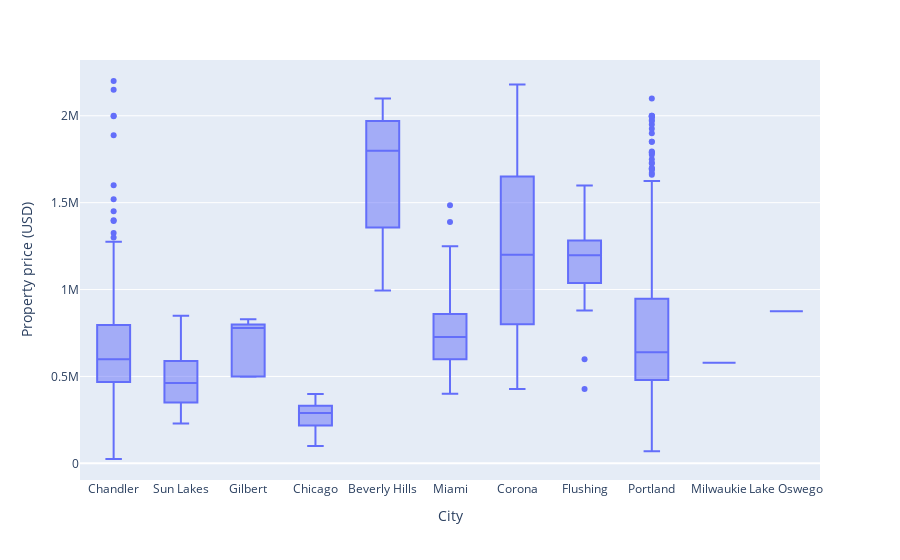

This figure's notebook cell:
### Code cell
# plot the distribution of the target variable price for different cities by plotly
import plotly.express as px
fig = px.box(sale_df, x="City", y="Property price (USD)")
fig.show()

### Figure 1 — Plotly figure (JSON) as saved in the notebook; plotly's stock layout.template omitted (floating-point values rounded to 4 significant figures; data arrays with more than 128 entries replaced by an {"elided": "..."} marker saying what was removed)
{"data": [{"alignmentgroup": "True", "hovertemplate": "City=%{x}<br>Property price (USD)=%{y}<extra></extra>", "legendgroup": "", "marker": {"color": "#636efa"}, "name": "", "notched": false, "offsetgroup": "", "orientation": "v", "showlegend": false, "type": "box", "x": {"elided": "988 str values"}, "x0": " ", "xaxis": "x", "y": {"elided": "988 int values"}, "y0": " ", "yaxis": "y"}], "layout": {"boxmode": "group", "legend": {"tracegroupgap": 0}, "margin": {"t": 60}, "xaxis": {"anchor": "y", "domain": [0, 1], "title": {"text": "City"}}, "yaxis": {"anchor": "x", "domain": [0, 1], "title": {"text": "Property price (USD)"}}}}
